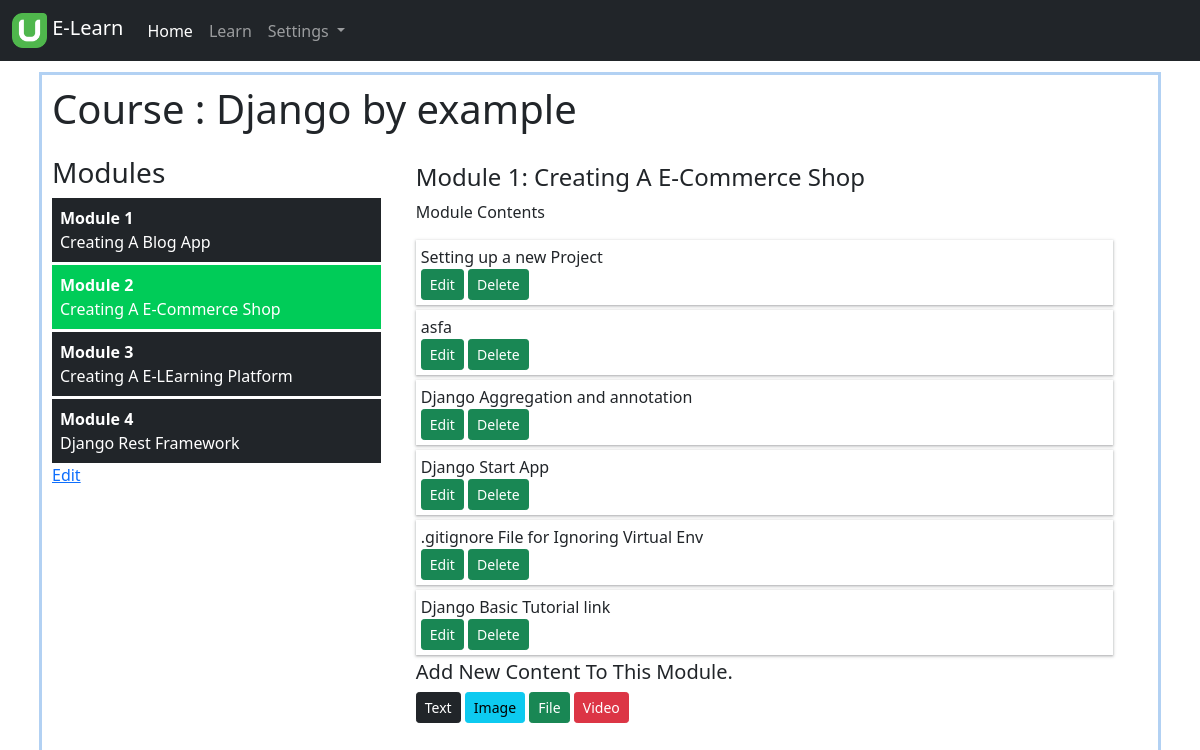
The page /courses/modules/6/ (signed in) on the database its author committed.
### courses/models.py (models this page shows, shortened)
class Course(models.Model):
    subject = models.ForeignKey(Subject, on_delete=models.CASCADE, related_name='courses')
    owner =  models.ForeignKey(User, on_delete=models.CASCADE, related_name='courses_created')
    title = models.CharField(max_length=200, db_index=True)
    image = ThumbnailerImageField(upload_to=course_image, default='images/default.png')
    slug = models.SlugField(max_length=200, unique=True, db_index=True)
    overview = models.TextField()
    student = models.ManyToManyField(User, related_name='enrolled_courses')
    created = models.DateTimeField(auto_now_add=True)
    updated = models.DateTimeField(auto_now=True)
    class Meta:
        ordering = ('-created',)
        index_together = ('id', 'slug')

class Module(models.Model):
    course = models.ForeignKey(Course, on_delete=models.CASCADE, related_name='modules')
    name = models.CharField(max_length=200, db_index=True)
    description = models.TextField(blank=True)
    order = OrderField(for_fields=['course'], blank=True)
    class Meta:
        ordering = ('order',)

class Content(models.Model):
    module = models.ForeignKey(Module, on_delete=models.CASCADE, related_name='contents')
    order = OrderField(for_fields=['module'], blank=True)
    content_type = models.ForeignKey(ContentType, on_delete=models.CASCADE, limit_choices_to={'model__in': ('text', 'file', 'image', 'video')})
    content_id = models.PositiveIntegerField()
    content = GenericForeignKey('content_type', 'content_id')
    class Meta:
        ordering = ('order',)

class AbstractContent(models.Model):
    title = models.CharField(max_length=100, db_index=True)
    created = models.DateTimeField(auto_now_add=True)
    owner = models.ForeignKey(User, on_delete=models.SET_NULL, null=True,related_name='%(class)s_contents')
    updated = models.DateTimeField(auto_now=True)
    class Meta:
        abstract = True

class Text(AbstractContent):
    content = models.TextField()

class Image(AbstractContent):
    image = models.ImageField(upload_to=image_location)

class File(AbstractContent):
    file = models.FileField(upload_to=file_location)

class Video(AbstractContent):
    url = models.URLField()

### courses/views.py (the view)
# urls.py: path('courses/modules/<int:module_id>/', ModuleListView.as_view(), name='module_list_content'),
class ModuleListView(TemplateResponseMixin, View):
    template_name = 'courses/module_list_view.html'
    def get(self, request, module_id):
        module = get_object_or_404(Module.objects.select_related('course').prefetch_related('contents', 'course__modules'), id=module_id, course__owner=request.user)
        context = {'module': module}
        return self.render_to_response(context)

### courses/templatetags/custom_tags.py (called while the page is built)
@register.filter
def model_name(obj):
    try:
        return obj._meta.model_name
    except AttributeError:
        return None

### courses/templates/courses/module_list_view.html (shortened to what this page needs)
{% extends 'base.html' %}
{% load static %}
{% load custom_tags %}
{% block css %}
<link rel="stylesheet" type="text/css" href="{% static 'css/module_list.css' %}">
{% endblock %}
{% block content %}
<section class="main-section">
    {% with course=module.course  %}
        <h1 class="title">Course : {{course.title}}</h1>
    <article class="module-side-bar">
        <h3 class="side-bar-title">Modules</h3>
        {% with modules=course.modules.all %}
        <div id="modules">
            {% for m in modules %}
                <a {% if m == module %}class="selected module-item"{% else %}class="module-item"{% endif %} href="{% url 'courses:module_list_content' m.id %}" data-id="{{m.id}}">
                    <div class="module-link">
                        <span>
                            <strong>Module <span class="order" style="display: inline;">{{m.order|add:1}}</span></strong>
                            <span class="" style="display: block;">{{m.name}}</span>
                        </span>
                    </div>
                    <a href="{% url 'courses:update_module' m.course.id %}" class="module-edit-link">Edit</a>
                </a>
                {% if not forloop.last %}
                    <hr class="seperator">
                {% endif %}
            {% empty %}
            <div>
                No Modules
            </div>
            {% endfor %}
        </div>
        {% endwith %}
    </article>
    {% endwith %}
    {% with contents=module.contents.all %}
    <article class="module-content">
        <h4>Module {{module.order}}: {{module.name}}</h4>
        <p>Module Contents</p>
        <div id="contents">
            {% for c in contents %}
                <div class="content-item" data-id="{{c.id}}">
                    {{c.content.title}}
                    <div class="links">
                        <a href="{% url 'courses:module_content_update' module.id c.content|model_name c.content.id %}" class="btn btn-sm btn-success">Edit</a>
                        <a href="{% url 'courses:module_content_delete' c.id %}" class="btn btn-sm btn-success">Delete</a>
                    </div>
                </div>
            {% empty %}
            <div><h4>There is no Content For This Module</h4></div>
            {% endfor %}
        </div>
        <div class="add-contents">
            <h5>Add New Content To This Module.</h5>
            <div class="content-links">
                <a href="{% url 'courses:module_content_create' module.id 'text' %}" class="btn btn-dark btn-sm">Text</a>
                <a href="{% url 'courses:module_content_create' module.id 'image' %}" class="btn btn-info btn-sm">Image</a>
                <a href="{% url 'courses:module_content_create' module.id 'file' %}" class="btn btn-success btn-sm">File</a>
                <a href="{% url 'courses:module_content_create' module.id 'video' %}" class="btn btn-danger btn-sm">Video</a>
            </div>
    </article>
    {% endwith %}
</section>
{% endblock %}

### static/css/module_list.css (style rules this page uses)
.main-section { margin-top: 15px; }
.module-side-bar { margin-top: 15px; }
.main-section { display: -ms-grid; display: grid; grid-template-areas: "title title" "sidebar content"; -ms-grid-columns: 30% 70%; grid-template-columns: 30% 70%; -webkit-box-shadow: rgba(3, 102, 214, 0.3) 0px 0px 0px 3px; box-shadow: rgba(3, 102, 214, 0.3) 0px 0px 0px 3px; padding: 10px; }
.title { -ms-grid-row: 1; -ms-grid-column: 1; -ms-grid-column-span: 2; grid-area: title; }
.module-side-bar { -ms-grid-row: 2; -ms-grid-column: 1; grid-area: sidebar; }
.module-side-bar .module-item { background: #212529; cursor: pointer; text-decoration: none; color: white; position: relative; padding: 8px; display: block; }
.module-side-bar .module-item.selected { background: #00cc58; }
.module-side-bar .module-edit-link { position: absolute; }
.module-side-bar .order { display: block; }
.module-side-bar .seperator { margin: 1px 0 1px 0; background: white; }
.module-content { -ms-grid-row: 2; -ms-grid-column: 2; grid-area: content; display: -webkit-box; display: -ms-flexbox; display: flex; -webkit-box-orient: vertical; -webkit-box-direction: normal; -ms-flex-direction: column; flex-direction: column; padding: 22px 35px; }
.module-content .content-item { padding: 5px; margin-bottom: 5px; -webkit-box-shadow: rgba(60, 64, 67, 0.3) 0px 1px 2px 0px, rgba(60, 64, 67, 0.15) 0px 1px 3px 1px; box-shadow: rgba(60, 64, 67, 0.3) 0px 1px 2px 0px, rgba(60, 64, 67, 0.15) 0px 1px 3px 1px; }

### courses/templates/base.html (style rules this page uses)
* { box-sizing: border-box; }
html { height: 100%; }
body { display: grid; grid-template-rows: 60px auto 50px; grid-template-areas: "header" "main" "footer"; height: 100%; }

### rows shown on the page
Course: title "Django by example"
Module: order|add "1", name "Creating A Blog App"
Module: order|add "2", name "Creating A E-Commerce Shop", order "1"
Module: order|add "3", name "Creating A E-LEarning Platform"
Module: order|add "4", name "Django Rest Framework"
Content: content "Setting up a new Project"
Content: content "asfa"
Content: content "Django Aggregation and annotation"
Content: content "Django Start App"
Content: content ".gitignore File for Ignoring Virtual Env"
Content: content "Django Basic Tutorial link"
